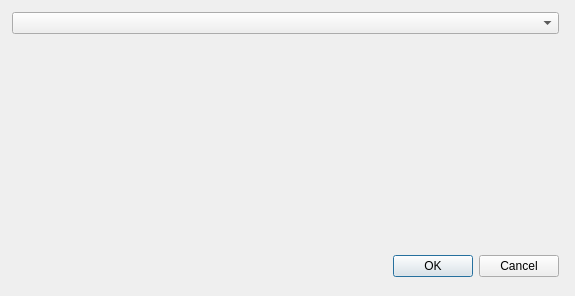
<?xml version="1.0" encoding="UTF-8"?>
<ui version="4.0">
 <class>SelectScenarioDialog</class>
 <widget class="QDialog" name="SelectScenarioDialog">
  <property name="geometry">
   <rect>
    <x>0</x>
    <y>0</y>
    <width>575</width>
    <height>296</height>
   </rect>
  </property>
  <property name="windowTitle">
   <string>Select Scenario</string>
  </property>
  <widget class="QWidget" name="layoutWidget">
   <property name="geometry">
    <rect>
     <x>0</x>
     <y>0</y>
     <width>571</width>
     <height>291</height>
    </rect>
   </property>
   <layout class="QVBoxLayout" name="mainLayout">
    <property name="leftMargin">
     <number>12</number>
    </property>
    <property name="topMargin">
     <number>12</number>
    </property>
    <property name="rightMargin">
     <number>12</number>
    </property>
    <property name="bottomMargin">
     <number>14</number>
    </property>
    <item>
     <widget class="QComboBox" name="cmbScenarios"/>
    </item>
    <item>
     <widget class="ScenarioView" name="scenarioWidget" native="true"/>
    </item>
    <item>
     <widget class="QDialogButtonBox" name="buttonBox">
      <property name="orientation">
       <enum>Qt::Horizontal</enum>
      </property>
      <property name="standardButtons">
       <set>QDialogButtonBox::Cancel|QDialogButtonBox::Ok</set>
      </property>
     </widget>
    </item>
   </layout>
  </widget>
 </widget>
 <customwidgets>
  <customwidget>
   <class>ScenarioView</class>
   <extends>QWidget</extends>
   <header>widget/scenarioview.h</header>
   <container>1</container>
  </customwidget>
 </customwidgets>
 <resources/>
 <connections>
  <connection>
   <sender>buttonBox</sender>
   <signal>accepted()</signal>
   <receiver>SelectScenarioDialog</receiver>
   <slot>accept()</slot>
   <hints>
    <hint type="sourcelabel">
     <x>248</x>
     <y>254</y>
    </hint>
    <hint type="destinationlabel">
     <x>157</x>
     <y>274</y>
    </hint>
   </hints>
  </connection>
  <connection>
   <sender>buttonBox</sender>
   <signal>rejected()</signal>
   <receiver>SelectScenarioDialog</receiver>
   <slot>reject()</slot>
   <hints>
    <hint type="sourcelabel">
     <x>316</x>
     <y>260</y>
    </hint>
    <hint type="destinationlabel">
     <x>286</x>
     <y>274</y>
    </hint>
   </hints>
  </connection>
 </connections>
</ui>
